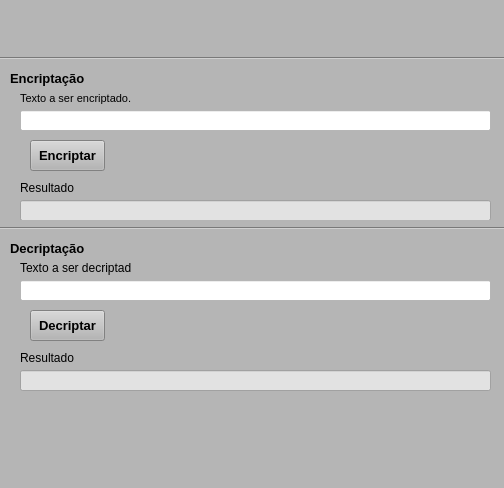
<?xml version="1.0" encoding="UTF-8"?>
<ui version="4.0">
 <class>MainWindow</class>
 <widget class="QMainWindow" name="MainWindow">
  <property name="geometry">
   <rect>
    <x>0</x>
    <y>0</y>
    <width>504</width>
    <height>488</height>
   </rect>
  </property>
  <property name="windowTitle">
   <string>MainWindow</string>
  </property>
  <property name="styleSheet">
   <string notr="true">background-color: rgb(181, 181, 181);</string>
  </property>
  <widget class="QWidget" name="centralwidget">
   <widget class="QPushButton" name="pushButton_1">
    <property name="geometry">
     <rect>
      <x>30</x>
      <y>140</y>
      <width>75</width>
      <height>31</height>
     </rect>
    </property>
    <property name="font">
     <font>
      <pointsize>10</pointsize>
      <weight>75</weight>
      <bold>true</bold>
     </font>
    </property>
    <property name="text">
     <string>Encriptar</string>
    </property>
   </widget>
   <widget class="QLabel" name="label">
    <property name="geometry">
     <rect>
      <x>10</x>
      <y>70</y>
      <width>111</width>
      <height>16</height>
     </rect>
    </property>
    <property name="font">
     <font>
      <pointsize>10</pointsize>
      <weight>75</weight>
      <bold>true</bold>
     </font>
    </property>
    <property name="text">
     <string>Encriptação</string>
    </property>
   </widget>
   <widget class="QLineEdit" name="lineEdit_1">
    <property name="geometry">
     <rect>
      <x>20</x>
      <y>110</y>
      <width>471</width>
      <height>21</height>
     </rect>
    </property>
    <property name="styleSheet">
     <string notr="true">background-color: rgb(255, 255, 255);</string>
    </property>
   </widget>
   <widget class="QLineEdit" name="lineEdit_2">
    <property name="geometry">
     <rect>
      <x>20</x>
      <y>200</y>
      <width>471</width>
      <height>21</height>
     </rect>
    </property>
    <property name="styleSheet">
     <string notr="true">background-color: rgb(226, 226, 226);</string>
    </property>
   </widget>
   <widget class="Line" name="line">
    <property name="geometry">
     <rect>
      <x>-10</x>
      <y>50</y>
      <width>591</width>
      <height>16</height>
     </rect>
    </property>
    <property name="orientation">
     <enum>Qt::Horizontal</enum>
    </property>
   </widget>
   <widget class="Line" name="line_2">
    <property name="geometry">
     <rect>
      <x>0</x>
      <y>220</y>
      <width>591</width>
      <height>16</height>
     </rect>
    </property>
    <property name="orientation">
     <enum>Qt::Horizontal</enum>
    </property>
   </widget>
   <widget class="QLabel" name="label_2">
    <property name="geometry">
     <rect>
      <x>10</x>
      <y>240</y>
      <width>111</width>
      <height>16</height>
     </rect>
    </property>
    <property name="font">
     <font>
      <pointsize>10</pointsize>
      <weight>75</weight>
      <bold>true</bold>
     </font>
    </property>
    <property name="text">
     <string>Decriptação</string>
    </property>
   </widget>
   <widget class="QLineEdit" name="lineEdit_3">
    <property name="geometry">
     <rect>
      <x>20</x>
      <y>280</y>
      <width>471</width>
      <height>21</height>
     </rect>
    </property>
    <property name="styleSheet">
     <string notr="true">background-color: rgb(255, 255, 255);</string>
    </property>
   </widget>
   <widget class="QPushButton" name="pushButton_2">
    <property name="geometry">
     <rect>
      <x>30</x>
      <y>310</y>
      <width>75</width>
      <height>31</height>
     </rect>
    </property>
    <property name="font">
     <font>
      <pointsize>10</pointsize>
      <weight>75</weight>
      <bold>true</bold>
     </font>
    </property>
    <property name="text">
     <string>Decriptar</string>
    </property>
   </widget>
   <widget class="QLineEdit" name="lineEdit_4">
    <property name="geometry">
     <rect>
      <x>20</x>
      <y>370</y>
      <width>471</width>
      <height>21</height>
     </rect>
    </property>
    <property name="styleSheet">
     <string notr="true">background-color: rgb(226, 226, 226);</string>
    </property>
   </widget>
   <widget class="QLabel" name="label_3">
    <property name="geometry">
     <rect>
      <x>20</x>
      <y>90</y>
      <width>111</width>
      <height>16</height>
     </rect>
    </property>
    <property name="font">
     <font>
      <pointsize>8</pointsize>
     </font>
    </property>
    <property name="text">
     <string>Texto a ser encriptado.</string>
    </property>
   </widget>
   <widget class="QLabel" name="label_4">
    <property name="geometry">
     <rect>
      <x>20</x>
      <y>180</y>
      <width>111</width>
      <height>16</height>
     </rect>
    </property>
    <property name="text">
     <string>Resultado</string>
    </property>
   </widget>
   <widget class="QLabel" name="label_5">
    <property name="geometry">
     <rect>
      <x>20</x>
      <y>260</y>
      <width>111</width>
      <height>16</height>
     </rect>
    </property>
    <property name="text">
     <string>Texto a ser decriptado.</string>
    </property>
   </widget>
   <widget class="QLabel" name="label_6">
    <property name="geometry">
     <rect>
      <x>20</x>
      <y>350</y>
      <width>111</width>
      <height>16</height>
     </rect>
    </property>
    <property name="text">
     <string>Resultado</string>
    </property>
   </widget>
  </widget>
  <widget class="QMenuBar" name="menubar">
   <property name="geometry">
    <rect>
     <x>0</x>
     <y>0</y>
     <width>504</width>
     <height>21</height>
    </rect>
   </property>
  </widget>
  <widget class="QStatusBar" name="statusbar"/>
 </widget>
 <resources/>
 <connections/>
</ui>
